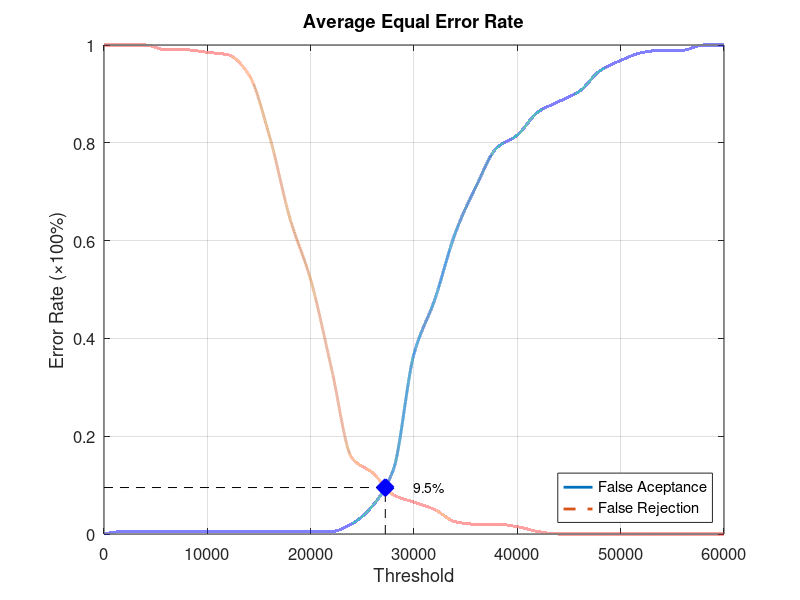
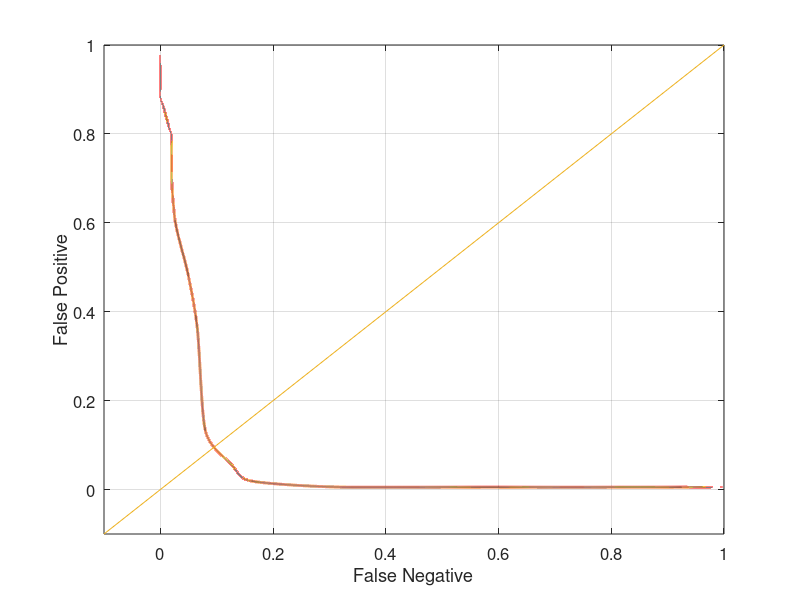

Source code (MATLAB) for these figures, in order:
function yEER = Database4_1
close all;
clear;
clc;
x = 0:2000:60000;
xq = 0:0.5:60000;

y0 = [0 0.00526316 0.00526316 0.00526316 0.00526316 0.00526316 0.00526316 0.00526316 0.00526316 0.00526316 0.00526316 0.00526316 0.0210526 0.0578947 0.131579 0.368421 0.478947 0.615789 0.710526 0.789474 0.815789 0.863158 0.884211 0.905263 0.947368 0.968421 0.984211 0.989474 0.989474 1 1];
yy0 = interp1(x, y0, xq, 'pchip');
y1 = [1 1 1 0.99 0.99 0.985 0.98 0.94 0.815 0.645 0.52 0.34 0.155 0.125 0.08 0.065 0.05 0.025 0.02 0.02 0.015 0.005 0 0 0 0 0 0 0 0 0];
yy1 = interp1(x, y1, xq, 'pchip');

% Calculating EER: 
y2 = abs(y0 - y1);
find(y2 == min(y2))
yy2 = abs(yy0 - yy1);
xEER = find(yy2 == min(yy2));
xEERIndex = xq(xEER) % X-axis EER
yEER = yy0(xEER) % Y-axis EER

main = figure
plot(xq, yy0,'-','LineWidth', 2);	hold on
plot(xq, yy1,'--','LineWidth', 2);	hold on
plot([xEERIndex xEERIndex], [0 yEER], 'k--');	hold on
plot([0 xEERIndex], [yEER yEER], 'k--');	hold on
plot(xEERIndex, yEER, 'bx', 'LineWidth', 10);	hold on
text(xEERIndex + 10 * xEERIndex / 100, yEER, [num2str(round((10000 * yEER)) / 100) '%'])
legend('False Aceptance', 'False Rejection', 'Location', 'SouthEast')
xlabel('Threshold')
ylabel('Error Rate (\times100%)')
title('Average Equal Error Rate')
set(gca, 'FontSize', 12)
axis([0 60000 0 1])
grid on

print(main, 'Database4_1Main', '-dpng');
FNRxFPR = figure('Color', [1 1 1]);
plot(yy1, yy0, '-', yy1, yy0, 'LineWidth', 2);
hold on
y = -0.1:0.1:1
plot(y, y); 
set(gca, 'FontSize', 12)
xlabel('False Negative')
ylabel('False Positive')
axis([-0.1 1 -0.1 1])
set(gca, 'FontSize', 12)
grid on

print(FNRxFPR, 'Database4_1FNRxFPR','-dpng');
end
